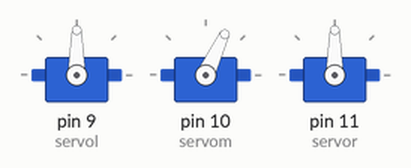
A sketch run on a simulated Arduino Uno, built with avr-gcc and run on an emulated ATmega328P. On the bench: 3 × servo.

Above: at 0.05 s.
At 0.15 s:
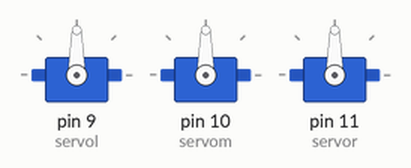
At 0.25 s:
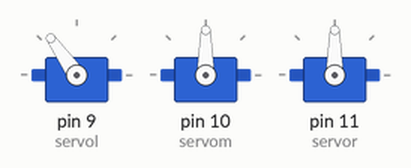
At 0.35 s:
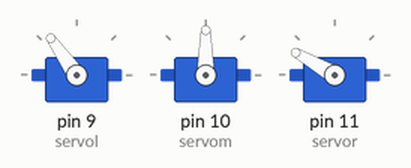
At 0.45 s:
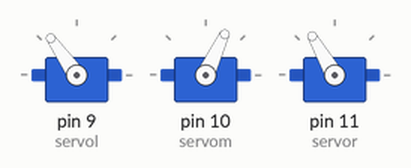
Timing chart, 0 to 3.0 s (numbered marks = the images above):
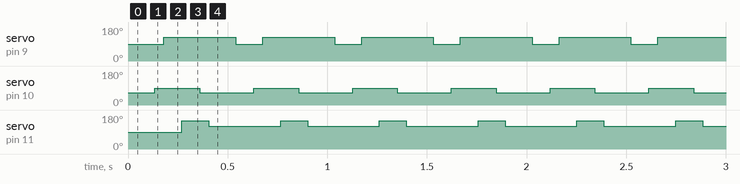

Measured:
- by itself, servo on pin 9 (servol): alternates 125° for 0.36 s and 90° for 0.14 s
- by itself, servo on pin 10 (servom): alternates 90° for 0.23 s and 65° for 0.27 s
- by itself, servo on pin 11 (servor): alternates 150° for 0.14 s and 120° for 0.36 s

The sketch:

hexabot.ino
```cpp
#include <Servo.h>

Servo servol;
Servo servor;
Servo servom;

int pause=90;

void setup(){
  servol.attach(9);
  servom.attach(10);
  servor.attach(11);
}

void l_vor(){
  servol.write(90);
  delay(pause);
}

void l_rueck(){
  servol.write(125);
  delay(pause);
}

void l(){
  servom.write(90);
  delay(pause/2);
}

void r_vor(){
  servor.write(150);
  delay(pause);
}

void r_rueck(){
  servor.write(120);
  delay(pause);
}

void r(){
  servom.write(65);
  delay(pause/2);
}

void loop(){
 r();
 l_vor();
 l();
 l_rueck();
 r_vor();
 r();
 r_rueck();
}
```
